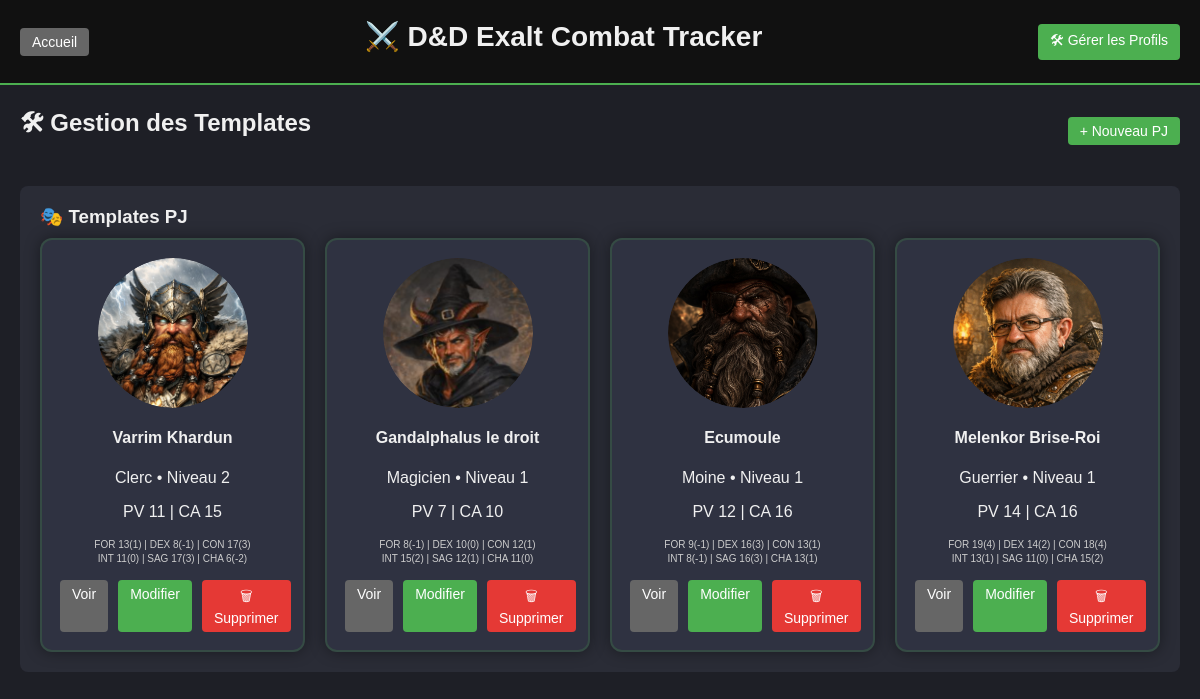
/template/manage, run on the app's committed database.
### app/models/character.py (models this page shows, shortened)
class CharacterTemplate(db.Model):
    id = db.Column(db.Integer, primary_key=True)
    name = db.Column(db.String(100), nullable=False)
    character_class = db.Column(db.String(50))
    level = db.Column(db.Integer, default=1)
    notes = db.Column(db.Text)
    hp_max = db.Column(db.Integer, nullable=False)
    ac_base = db.Column(db.Integer, nullable=False)
    initiative_bonus = db.Column(db.Integer, default=0)
    force = db.Column(db.Integer, default=10)
    dexterite = db.Column(db.Integer, default=10)
    constitution = db.Column(db.Integer, default=10)
    intelligence = db.Column(db.Integer, default=10)
    sagesse = db.Column(db.Integer, default=10)
    charisme = db.Column(db.Integer, default=10)
    maitrise_force = db.Column(db.Boolean, default=False)
    maitrise_dexterite = db.Column(db.Boolean, default=False)
    maitrise_constitution = db.Column(db.Boolean, default=False)
    maitrise_intelligence = db.Column(db.Boolean, default=False)
    maitrise_sagesse = db.Column(db.Boolean, default=False)
    maitrise_charisme = db.Column(db.Boolean, default=False)
    image_filename = db.Column(db.String(255), nullable=True)
    pdf_filename = db.Column(db.String(255), nullable=True)
    created_at = db.Column(db.DateTime, default=datetime.utcnow)
    @property
    def mod_force(self):
        return (self.force - 10) // 2
    @property
    def mod_dexterite(self):
        return (self.dexterite - 10) // 2
    @property
    def mod_constitution(self):
        return (self.constitution - 10) // 2
    @property
    def mod_intelligence(self):
        return (self.intelligence - 10) // 2
    @property
    def mod_sagesse(self):
        return (self.sagesse - 10) // 2
    @property
    def mod_charisme(self):
        return (self.charisme - 10) // 2

### app/routes/template.py (the view)
@bp.route('/manage')
def manage_templates():
    characters = CharacterTemplate.query.all()
    encounters = EncounterTemplate.query.all()
    return render_template(
        'templates_manager.html',
        characters=characters,
        encounters=encounters
    )

### templates/templates_manager.html (shortened to what this page needs)
{% extends "base.html" %}
{% block content %}
<div class="templates-container">
    <div class="templates-header">
        <h2>🛠 Gestion des Templates</h2>
        <button class="btn btn-primary" onclick="document.getElementById('create-form').style.display='block'">+ Nouveau PJ</button>
    </div>
    <div class="card">
        <h3>🎭 Templates PJ</h3>
        <div class="template-grid">
            {% for char in characters %}
            <div class="template-card">
                <div class="template-card-header">
                    <div class="template-avatar-container {% if char.image_filename %}has-image{% endif %}">
                        {% if char.image_filename %}
                            <img src="{{ url_for('static', filename='uploads/' + char.image_filename) }}"
                                 alt="{{ char.name }}" class="template-avatar-img">
                        {% endif %}
                    </div>
                </div>
                <div class="template-card-body">
                    <h4>{{ char.name }}</h4>
                    <p>{{ char.character_class }} • Niveau {{ char.level }}</p>
                    <p>PV {{ char.hp_max }} | CA {{ char.ac_base }}</p>
                    <div class="char-stats-preview">
                        <small>
                            FOR {{ char.force }}({{ char.mod_force|abs if char.mod_force >= 0 else char.mod_force }}) |
                            DEX {{ char.dexterite }}({{ char.mod_dexterite|abs if char.mod_dexterite >= 0 else char.mod_dexterite }}) |
                            CON {{ char.constitution }}({{ char.mod_constitution|abs if char.mod_constitution >= 0 else char.mod_constitution }})
                        </small>
                        <br>
                        <small>
                            INT {{ char.intelligence }}({{ char.mod_intelligence|abs if char.mod_intelligence >= 0 else char.mod_intelligence }}) |
                            SAG {{ char.sagesse }}({{ char.mod_sagesse|abs if char.mod_sagesse >= 0 else char.mod_sagesse }}) |
                            CHA {{ char.charisme }}({{ char.mod_charisme|abs if char.mod_charisme >= 0 else char.mod_charisme }})
                        </small>
                    </div>
                </div>
                <div class="template-card-actions">
                    <a href="{{ url_for('template.character_profile', id=char.id) }}" class="btn btn-secondary">Voir</a>
                    <a href="{{ url_for('template.edit_character_template', id=char.id) }}" class="btn btn-primary">Modifier</a>
                    <form action="{{ url_for('template.delete_character_template', id=char.id) }}" method="POST" style="display: inline;">
                        <button type="submit" class="btn btn-danger" onclick="return confirm('Supprimer ce template ?')">🗑 Supprimer</button>
                    </form>
                </div>
            </div>
            {% endfor %}
        </div>
    </div>
</div>
{% endblock %}

### templates/base.html (shortened to what this page needs)
<!DOCTYPE html>
<html lang="fr">
<head>
    <link rel="stylesheet" href="{{ url_for('static', filename='css/base.css') }}">
    <link rel="stylesheet" href="{{ url_for('static', filename='css/layout.css') }}">
    <link rel="stylesheet" href="{{ url_for('static', filename='css/components.css') }}">
    <link rel="stylesheet" href="{{ url_for('static', filename='css/combat.css') }}">
    <link rel="stylesheet" href="{{ url_for('static', filename='css/dashboard.css') }}">
    <link rel="stylesheet" href="{{ url_for('static', filename='css/hud.css') }}">
    <link rel="stylesheet" href="{{ url_for('static', filename='css/templates.css') }}">
    <link rel="stylesheet" href="{{ url_for('static', filename='css/character.css') }}">
    <link rel="stylesheet" href="{{ url_for('static', filename='css/responsive.css') }}">
    <link rel="stylesheet" href="{{ url_for('static', filename='css/summary.css') }}">
</head>
<body>
<header>
    <a href="{{ url_for('main.index') }}" class="btn-secondary">Accueil</a>
    <h1>⚔️ D&D Exalt Combat Tracker</h1>
    <a href="{{ url_for('template.manage_templates') }}" class="btn btn-primary">🛠 Gérer les Profils</a>
</header>
<main>
    {% block content %}{% endblock %}
</main>
</body>
</html>

### static/css/base.css (style rules this page uses)
body { font-family: Arial, sans-serif; background-color: #1e1f26; color: #f0f0f0; margin: 0; padding: 0; }
header { background: #111; padding: 20px; display: flex; justify-content: space-between; align-items: center; border-bottom: 2px solid #4caf50; }
header h1 { font-size: 28px; font-weight: bold; }
h1, h2, h3 { margin: 0 0 10px 0; }
main { padding: 20px; }
a { color: #4caf50; text-decoration: none; }

### static/css/layout.css (style rules this page uses)
.templates-container { display: flex; flex-direction: column; gap: 30px; }
.templates-header { display: flex; justify-content: space-between; align-items: center; }
.template-grid { display: grid; grid-template-columns: repeat(auto-fill, minmax(250px, 1fr)); gap: 20px; }

### static/css/components.css (style rules this page uses)
.card { background: #2a2c36; padding: 20px; margin-bottom: 20px; border-radius: 8px; }
.btn, .btn-primary, .btn-danger, .btn-secondary { padding: 6px 12px; border-radius: 4px; text-decoration: none; color: white; border: none; cursor: pointer; font-size: 14px; }
.btn { background: #555; }
.btn-primary { background: #4caf50; }
.btn-danger { background: #e53935; }
.btn-secondary { background: #666; }

### static/css/dashboard.css (style rules this page uses)
.template-avatar-container { position: relative; width: 60px; height: 60px; margin-bottom: 8px; border-radius: 50%; overflow: hidden; }

### static/css/templates.css (style rules this page uses)
.template-card { background: #2f3241; border-radius: 12px; padding: 18px; border: 2px solid rgba(76,175,80,0.2); box-shadow: 0 0 15px rgba(0,0,0,0.4); transition: 0.25s ease; }
.template-card-header { display: flex; justify-content: center; margin-bottom: 10px; }
.template-card-body { text-align: center; }
.template-avatar-container { position: relative; width: 70px; height: 70px; margin: 0 auto; border-radius: 50%; overflow: hidden; }
.template-avatar-img { width: 100%; height: 100%; object-fit: cover; border-radius: 50%; }
.template-card-actions { margin-top: 15px; display: flex; justify-content: space-between; gap: 10px; }

### static/css/character.css (style rules this page uses)
.template-avatar-container { position: relative; width: 150px; height: 150px; margin: 0 auto; border-radius: 50%; overflow: hidden; }
.char-stats-preview { margin-top: 8px; font-size: 12px; color: #ccc; }

### data on the page
CharacterTemplate: image_filename (picture), name "Varrim Khardun", character_class "Clerc", level "2", hp_max "11", ac_base "15", force "13", mod_force|abs "1", dexterite "8", mod_dexterite|abs "-1", constitution "17", mod_constitution|abs "3", intelligence "11", mod_intelligence|abs "0", sagesse "17", mod_sagesse|abs "3", charisme "6", mod_charisme|abs "-2"
CharacterTemplate: image_filename (picture), name "Gandalphalus le droit", character_class "Magicien", level "1", hp_max "7", ac_base "10", force "8", mod_force|abs "-1", dexterite "10", mod_dexterite|abs "0", constitution "12", mod_constitution|abs "1", intelligence "15", mod_intelligence|abs "2", sagesse "12", mod_sagesse|abs "1", charisme "11", mod_charisme|abs "0"
CharacterTemplate: image_filename (picture), name "Ecumoule", character_class "Moine", level "1", hp_max "12", ac_base "16", force "9", mod_force|abs "-1", dexterite "16", mod_dexterite|abs "3", constitution "13", mod_constitution|abs "1", intelligence "8", mod_intelligence|abs "-1", sagesse "16", mod_sagesse|abs "3", charisme "13", mod_charisme|abs "1"
CharacterTemplate: image_filename (picture), name "Melenkor Brise-Roi", character_class "Guerrier", level "1", hp_max "14", ac_base "16", force "19", mod_force|abs "4", dexterite "14", mod_dexterite|abs "2", constitution "18", mod_constitution|abs "4", intelligence "13", mod_intelligence|abs "1", sagesse "11", mod_sagesse|abs "0", charisme "15", mod_charisme|abs "2"
